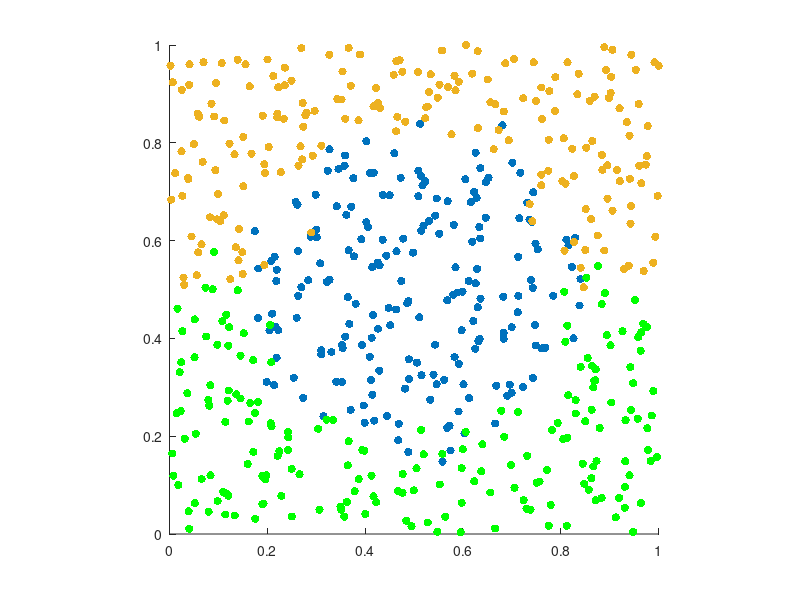

The MATLAB source for this figure:
%% This script will generate the data for a ternary classification problem in 2 dimensions.
clear all
rng('default')
numberOfRows = 25;
numberOfColumns = 25;
numberOfPoints = numberOfRows * numberOfColumns;
sigma = 0.0625/2;

% The points we want to classify will be in the unit square [0;1]x[0;1] 
a = 0;
b = 1;
c = 0;
d = 1;

X = linspace(a, b, numberOfColumns);
Y = linspace(c, d, numberOfRows);

% The data will be stored in a numberOfPoints x 5 matrix: x, y,
% blue, orange, green
data = zeros(numberOfPoints, 5);


for i=1:numberOfColumns
    for j=1:numberOfRows
        x = X(i);
        y = Y(j);

        if (x-1/2)^2 + (y-1/2)^2 < (1/3)^2
            classification = [1 0 0];
        elseif y > 1/2
            classification = [0 1 0];
        else
            classification = [0 0 1];
        end
        
        % We also add a bit of noise to the data points to simulate
        % measurement errors
        data((i-1)*numberOfRows+j, 1) = x+normrnd(0, sigma);
        data((i-1)*numberOfRows+j, 2) = y+normrnd(0, sigma);
        data((i-1)*numberOfRows+j, 3:5) = classification;
    end
end
%% Plot to see if the data got generated correctly

blueRows = data(:, 3) == 1;
orangeRows = data(:, 4) == 1;
greenRows = data(:, 5) == 1;

scatter(data(blueRows, 1), data(blueRows, 2), 'blue', 'filled')
hold on
axis square
xlim([0 1])
ylim([0 1])
scatter(data(orangeRows, 1), data(orangeRows, 2), 'filled', 'MarkerFaceColor', "#EDB120")
scatter(data(greenRows, 1), data(greenRows, 2), 'filled', 'MarkerFaceColor', '#00FF00')
hold off

%% Saving data to .mat file


% Permutate data
permutedIndices = randperm(numberOfPoints);
permutedData = data(permutedIndices, :);
%%
x = permutedData(:, 1);
y = permutedData(:, 2);
blue = permutedData(:, 3);
orange = permutedData(:, 4);
green = permutedData(:, 5);

save('data.mat', 'x', 'y', 'blue', 'orange', 'green')



